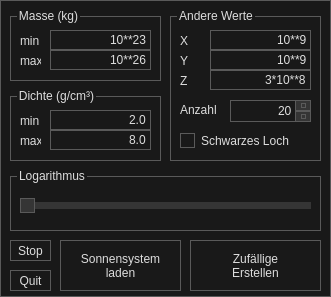
<?xml version="1.0" encoding="UTF-8"?>
<ui version="4.0">
 <class>MainWindow</class>
 <widget class="QMainWindow" name="MainWindow">
  <property name="windowModality">
   <enum>Qt::WindowModal</enum>
  </property>
  <property name="geometry">
   <rect>
    <x>0</x>
    <y>0</y>
    <width>331</width>
    <height>297</height>
   </rect>
  </property>
  <property name="sizePolicy">
   <sizepolicy hsizetype="Fixed" vsizetype="Fixed">
    <horstretch>0</horstretch>
    <verstretch>0</verstretch>
   </sizepolicy>
  </property>
  <property name="contextMenuPolicy">
   <enum>Qt::NoContextMenu</enum>
  </property>
  <property name="windowTitle">
   <string>PPP</string>
  </property>
  <property name="windowIcon">
   <iconset>
    <normaloff>ppp.png</normaloff>ppp.png</iconset>
  </property>
  <property name="styleSheet">
   <string notr="true">/*
	Copyright 2013 Emanuel Claesson

	Licensed under the Apache License, Version 2.0 (the &quot;License&quot;);
	you may not use this file except in compliance with the License.
	You may obtain a copy of the License at

		http://www.apache.org/licenses/LICENSE-2.0

	Unless required by applicable law or agreed to in writing, software
	distributed under the License is distributed on an &quot;AS IS&quot; BASIS,
	WITHOUT WARRANTIES OR CONDITIONS OF ANY KIND, either express or implied.
	See the License for the specific language governing permissions and
	limitations under the License.
*/

/*
	COLOR_DARK     = #191919
	COLOR_MEDIUM   = #353535
	COLOR_MEDLIGHT = #5A5A5A
	COLOR_LIGHT    = #DDDDDD
	COLOR_ACCENT   = #3D7848
*/

* {
	background: #191919;
	color: #DDDDDD;
	border: 1px solid #5A5A5A;
}

QWidget::item:selected {
	background: #3D7848;
}

QCheckBox, QRadioButton {
	border: none;
}

QRadioButton::indicator, QCheckBox::indicator {
	width: 13px;
	height: 13px;
}

QRadioButton::indicator::unchecked, QCheckBox::indicator::unchecked {
	border: 1px solid #5A5A5A;
	background: none;
}

QRadioButton::indicator:unchecked:hover, QCheckBox::indicator:unchecked:hover {
	border: 1px solid #DDDDDD;
}

QRadioButton::indicator::checked, QCheckBox::indicator::checked {
	border: 1px solid #5A5A5A;
	background: #5A5A5A;
}

QRadioButton::indicator:checked:hover, QCheckBox::indicator:checked:hover {
	border: 1px solid #DDDDDD;
	background: #DDDDDD;
}

QGroupBox {
	margin-top: 6px;
}

QGroupBox::title {
	top: -7px;
	left: 7px;
}

QScrollBar {
	border: 1px solid #5A5A5A;
	background: #191919;
}

QScrollBar:horizontal {
	height: 15px;
	margin: 0px 0px 0px 32px;
}

QScrollBar:vertical {
	width: 15px;
	margin: 32px 0px 0px 0px;
}

QScrollBar::handle {
	background: #353535;
	border: 1px solid #5A5A5A;
}

QScrollBar::handle:horizontal {
	border-width: 0px 1px 0px 1px;
}

QScrollBar::handle:vertical {
	border-width: 1px 0px 1px 0px;
}

QScrollBar::handle:horizontal {
	min-width: 20px;
}

QScrollBar::handle:vertical {
	min-height: 20px;
}

QScrollBar::add-line, QScrollBar::sub-line {
	background:#353535;
	border: 1px solid #5A5A5A;
	subcontrol-origin: margin;
}

QScrollBar::add-line {
	position: absolute;
}

QScrollBar::add-line:horizontal {
	width: 15px;
	subcontrol-position: left;
	left: 15px;
}

QScrollBar::add-line:vertical {
	height: 15px;
	subcontrol-position: top;
	top: 15px;
}

QScrollBar::sub-line:horizontal {
	width: 15px;
	subcontrol-position: top left;
}

QScrollBar::sub-line:vertical {
	height: 15px;
	subcontrol-position: top;
}

QScrollBar:left-arrow, QScrollBar::right-arrow, QScrollBar::up-arrow, QScrollBar::down-arrow {
	border: 1px solid #5A5A5A;
	width: 3px;
	height: 3px;
}

QScrollBar::add-page, QScrollBar::sub-page {
	background: none;
}

QAbstractButton:hover {
	background: #353535;
}

QAbstractButton:pressed {
	background: #5A5A5A;
}

QAbstractItemView {
	show-decoration-selected: 1;
	selection-background-color: #3D7848;
	selection-color: #DDDDDD;
	alternate-background-color: #353535;
}

QHeaderView {
	border: 1px solid #5A5A5A;
}

QHeaderView::section {
	background: #191919;
	border: 1px solid #5A5A5A;
	padding: 4px;
}

QHeaderView::section:selected, QHeaderView::section::checked {
	background: #353535;
}

QTableView {
	gridline-color: #5A5A5A;
}

QTabBar {
	margin-left: 2px;
}

QTabBar::tab {
	border-radius: 0px;
	padding: 4px;
	margin: 4px;
}

QTabBar::tab:selected {
	background: #353535;
}

QComboBox::down-arrow {
	border: 1px solid #5A5A5A;
	background: #353535;
}

QComboBox::drop-down {
	border: 1px solid #5A5A5A;
	background: #353535;
}

QComboBox::down-arrow {
	width: 3px;
	height: 3px;
	border: 1px solid #5A5A5A;
}

QAbstractSpinBox {
	padding-right: 15px;
}

QAbstractSpinBox::up-button, QAbstractSpinBox::down-button {
	border: 1px solid #5A5A5A;
	background: #353535;
	subcontrol-origin: border;
}

QAbstractSpinBox::up-arrow, QAbstractSpinBox::down-arrow {
	width: 3px;
	height: 3px;
	border: 1px solid #5A5A5A;
}

QSlider {
	border: none;
}

QSlider::groove:horizontal {
	height: 5px;
	margin: 4px 0px 4px 0px;
}

QSlider::groove:vertical {
	width: 5px;
	margin: 0px 4px 0px 4px;
}

QSlider::handle {
	border: 1px solid #5A5A5A;
	background: #353535;
}

QSlider::handle:horizontal {
	width: 15px;
	margin: -4px 0px -4px 0px;
}

QSlider::handle:vertical {
	height: 15px;
	margin: 0px -4px 0px -4px;
}

QSlider::add-page:vertical, QSlider::sub-page:horizontal {
	background: #3D7848;
}

QSlider::sub-page:vertical, QSlider::add-page:horizontal {
	background: #353535;
}

QLabel {
	border: none;
}

QProgressBar {
	text-align: center;
}

QProgressBar::chunk {
	width: 1px;
	background-color: #3D7848;
}

QMenu::separator {
	background: #353535;
}</string>
  </property>
  <widget class="QWidget" name="centralwidget">
   <widget class="QGroupBox" name="other_box">
    <property name="geometry">
     <rect>
      <x>170</x>
      <y>10</y>
      <width>151</width>
      <height>151</height>
     </rect>
    </property>
    <property name="title">
     <string>Andere Werte</string>
    </property>
    <widget class="QLabel" name="label_5">
     <property name="geometry">
      <rect>
       <x>10</x>
       <y>90</y>
       <width>41</width>
       <height>20</height>
      </rect>
     </property>
     <property name="text">
      <string>Anzahl</string>
     </property>
    </widget>
    <widget class="QSpinBox" name="amount">
     <property name="geometry">
      <rect>
       <x>60</x>
       <y>90</y>
       <width>81</width>
       <height>22</height>
      </rect>
     </property>
     <property name="alignment">
      <set>Qt::AlignRight|Qt::AlignTrailing|Qt::AlignVCenter</set>
     </property>
     <property name="minimum">
      <number>0</number>
     </property>
     <property name="maximum">
      <number>9999</number>
     </property>
     <property name="value">
      <number>20</number>
     </property>
    </widget>
    <widget class="QLineEdit" name="size_y">
     <property name="geometry">
      <rect>
       <x>40</x>
       <y>40</y>
       <width>101</width>
       <height>20</height>
      </rect>
     </property>
     <property name="text">
      <string>10**9</string>
     </property>
     <property name="alignment">
      <set>Qt::AlignRight|Qt::AlignTrailing|Qt::AlignVCenter</set>
     </property>
    </widget>
    <widget class="QLineEdit" name="size_z">
     <property name="geometry">
      <rect>
       <x>40</x>
       <y>60</y>
       <width>101</width>
       <height>20</height>
      </rect>
     </property>
     <property name="text">
      <string>3*10**8</string>
     </property>
     <property name="alignment">
      <set>Qt::AlignRight|Qt::AlignTrailing|Qt::AlignVCenter</set>
     </property>
    </widget>
    <widget class="QLineEdit" name="size_x">
     <property name="geometry">
      <rect>
       <x>40</x>
       <y>20</y>
       <width>101</width>
       <height>20</height>
      </rect>
     </property>
     <property name="text">
      <string>10**9</string>
     </property>
     <property name="alignment">
      <set>Qt::AlignRight|Qt::AlignTrailing|Qt::AlignVCenter</set>
     </property>
    </widget>
    <widget class="QLabel" name="label_8">
     <property name="geometry">
      <rect>
       <x>10</x>
       <y>20</y>
       <width>16</width>
       <height>21</height>
      </rect>
     </property>
     <property name="text">
      <string>X</string>
     </property>
    </widget>
    <widget class="QLabel" name="label_9">
     <property name="geometry">
      <rect>
       <x>10</x>
       <y>40</y>
       <width>16</width>
       <height>21</height>
      </rect>
     </property>
     <property name="text">
      <string>Y</string>
     </property>
    </widget>
    <widget class="QLabel" name="label_10">
     <property name="geometry">
      <rect>
       <x>10</x>
       <y>60</y>
       <width>16</width>
       <height>21</height>
      </rect>
     </property>
     <property name="text">
      <string>Z</string>
     </property>
    </widget>
    <widget class="QCheckBox" name="black_hole">
     <property name="geometry">
      <rect>
       <x>10</x>
       <y>120</y>
       <width>131</width>
       <height>21</height>
      </rect>
     </property>
     <property name="autoFillBackground">
      <bool>false</bool>
     </property>
     <property name="text">
      <string>Schwarzes Loch</string>
     </property>
    </widget>
   </widget>
   <widget class="QPushButton" name="btn_solar">
    <property name="geometry">
     <rect>
      <x>60</x>
      <y>240</y>
      <width>121</width>
      <height>51</height>
     </rect>
    </property>
    <property name="text">
     <string>Sonnensystem
laden</string>
    </property>
   </widget>
   <widget class="QGroupBox" name="mass_box">
    <property name="geometry">
     <rect>
      <x>10</x>
      <y>10</y>
      <width>151</width>
      <height>71</height>
     </rect>
    </property>
    <property name="title">
     <string>Masse (kg)</string>
    </property>
    <widget class="QLabel" name="label">
     <property name="geometry">
      <rect>
       <x>10</x>
       <y>20</y>
       <width>21</width>
       <height>21</height>
      </rect>
     </property>
     <property name="text">
      <string>min</string>
     </property>
    </widget>
    <widget class="QLabel" name="label_3">
     <property name="geometry">
      <rect>
       <x>10</x>
       <y>40</y>
       <width>21</width>
       <height>21</height>
      </rect>
     </property>
     <property name="text">
      <string>max</string>
     </property>
    </widget>
    <widget class="QLineEdit" name="mass_min">
     <property name="geometry">
      <rect>
       <x>40</x>
       <y>20</y>
       <width>101</width>
       <height>20</height>
      </rect>
     </property>
     <property name="text">
      <string>10**23</string>
     </property>
     <property name="alignment">
      <set>Qt::AlignRight|Qt::AlignTrailing|Qt::AlignVCenter</set>
     </property>
    </widget>
    <widget class="QLineEdit" name="mass_max">
     <property name="geometry">
      <rect>
       <x>40</x>
       <y>40</y>
       <width>101</width>
       <height>20</height>
      </rect>
     </property>
     <property name="text">
      <string>10**26</string>
     </property>
     <property name="alignment">
      <set>Qt::AlignRight|Qt::AlignTrailing|Qt::AlignVCenter</set>
     </property>
    </widget>
   </widget>
   <widget class="QPushButton" name="btn_random">
    <property name="enabled">
     <bool>true</bool>
    </property>
    <property name="geometry">
     <rect>
      <x>190</x>
      <y>240</y>
      <width>131</width>
      <height>51</height>
     </rect>
    </property>
    <property name="contextMenuPolicy">
     <enum>Qt::NoContextMenu</enum>
    </property>
    <property name="text">
     <string>Zufällige 
Erstellen</string>
    </property>
   </widget>
   <widget class="QGroupBox" name="groupBox_3">
    <property name="geometry">
     <rect>
      <x>10</x>
      <y>170</y>
      <width>311</width>
      <height>61</height>
     </rect>
    </property>
    <property name="title">
     <string>Logarithmus</string>
    </property>
    <widget class="QSlider" name="log_slider">
     <property name="geometry">
      <rect>
       <x>10</x>
       <y>20</y>
       <width>291</width>
       <height>31</height>
      </rect>
     </property>
     <property name="orientation">
      <enum>Qt::Horizontal</enum>
     </property>
    </widget>
   </widget>
   <widget class="QGroupBox" name="density_box">
    <property name="geometry">
     <rect>
      <x>10</x>
      <y>90</y>
      <width>151</width>
      <height>71</height>
     </rect>
    </property>
    <property name="title">
     <string>Dichte (g/cm³)</string>
    </property>
    <widget class="QLabel" name="label_6">
     <property name="geometry">
      <rect>
       <x>10</x>
       <y>20</y>
       <width>21</width>
       <height>21</height>
      </rect>
     </property>
     <property name="text">
      <string>min</string>
     </property>
    </widget>
    <widget class="QLabel" name="label_7">
     <property name="geometry">
      <rect>
       <x>10</x>
       <y>40</y>
       <width>21</width>
       <height>21</height>
      </rect>
     </property>
     <property name="text">
      <string>max</string>
     </property>
    </widget>
    <widget class="QLineEdit" name="density_min">
     <property name="geometry">
      <rect>
       <x>40</x>
       <y>20</y>
       <width>101</width>
       <height>20</height>
      </rect>
     </property>
     <property name="text">
      <string>2.0</string>
     </property>
     <property name="alignment">
      <set>Qt::AlignRight|Qt::AlignTrailing|Qt::AlignVCenter</set>
     </property>
    </widget>
    <widget class="QLineEdit" name="density_max">
     <property name="geometry">
      <rect>
       <x>40</x>
       <y>40</y>
       <width>101</width>
       <height>20</height>
      </rect>
     </property>
     <property name="text">
      <string>8.0</string>
     </property>
     <property name="alignment">
      <set>Qt::AlignRight|Qt::AlignTrailing|Qt::AlignVCenter</set>
     </property>
    </widget>
   </widget>
   <widget class="QPushButton" name="btn_stop">
    <property name="geometry">
     <rect>
      <x>10</x>
      <y>240</y>
      <width>41</width>
      <height>21</height>
     </rect>
    </property>
    <property name="text">
     <string>Stop</string>
    </property>
   </widget>
   <widget class="QPushButton" name="btn_quit">
    <property name="geometry">
     <rect>
      <x>10</x>
      <y>270</y>
      <width>41</width>
      <height>21</height>
     </rect>
    </property>
    <property name="text">
     <string>Quit</string>
    </property>
   </widget>
  </widget>
 </widget>
 <tabstops>
  <tabstop>amount</tabstop>
  <tabstop>black_hole</tabstop>
  <tabstop>btn_random</tabstop>
  <tabstop>btn_solar</tabstop>
 </tabstops>
 <resources/>
 <connections/>
</ui>
